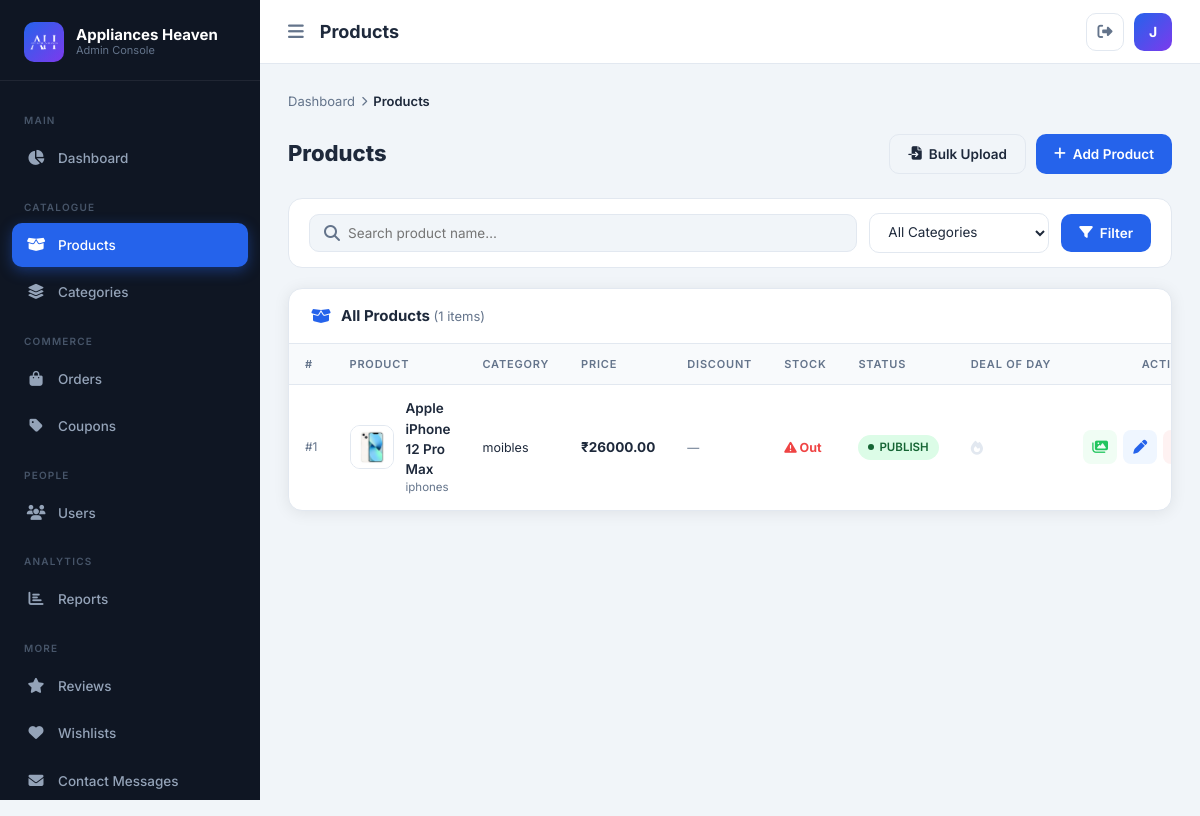
Screenshot of /admin-panel/products/ (signed in) with the database file from the repository.
### store/models.py (models this page shows, shortened)
class Product(models.Model):
    STATUS=(('PUBLISH','PUBLISH'),('DRAFT','DRAFT'))
    unique_id=models.CharField(unique=True, max_length=200,null=True,blank=True)
    name = models.CharField(max_length=100)
    image = models.ImageField(upload_to='news/',max_length=300,null=True,default=None)
    price = models.DecimalField(max_digits=8, decimal_places=2)
    description = models.TextField()
    status=models.CharField(choices=STATUS,max_length=200,default='PUBLISH')
    categories = models.ForeignKey(Categories, on_delete=models.CASCADE,default=2)
    subcategories = models.ForeignKey(SubCategories, on_delete=models.CASCADE,default=2)
    filter_price =models.ForeignKey(Filter_Price, on_delete=models.CASCADE,default=5)
    stock = models.IntegerField(default=0, help_text="Available items in stock")
    created_date = models.DateTimeField(default=timezone.now)
    discount_percentage = models.DecimalField(
        max_digits=5, decimal_places=2, default=0,
        help_text="Discount percentage (0-100). e.g. 30 = 30% OFF"
    )
    is_deal_of_day = models.BooleanField(
        default=False,
        help_text="Mark this product as Deal of the Day"
    )
    offer_expiry = models.DateTimeField(
        null=True, blank=True,
        help_text="Offer expires at this datetime (leave blank = no expiry)"
    )

class SubCategories(models.Model):
    name = models.CharField(max_length=200)  # Add any additional fields you need

class Categories(models.Model):
    name = models.CharField(max_length=200)

### AH/admin_views.py (the view)
# urls.py: path('admin-panel/products/',                admin_views.admin_products,          name='admin_products'),
@admin_required
def admin_products(request):
    query = request.GET.get('q', '')
    category_filter = request.GET.get('category', '')
    products = Product.objects.select_related('categories', 'subcategories').order_by('-id')
    if query:
        products = products.filter(name__icontains=query)
    if category_filter:
        products = products.filter(categories_id=category_filter)
    categories = Categories.objects.all()
    context = {
        'products': products,
        'categories': categories,
        'query': query,
        'category_filter': category_filter,
        'active_page': 'products',
    }
    return render(request, 'custom_admin/products.html', context)

### AH/admin_views.py (called while the page is built)
def admin_required(view_func):
    decorated = login_required(login_url='/admin-panel/login/')(
        user_passes_test(lambda u: u.is_superuser, login_url='/admin-panel/login/')(view_func)
    )
    return decorated

### AH/context_processors.py (called while the page is built)
def wishlist_count(request):
    count = 0
    wishlist_items = []
    if request.user.is_authenticated:
        wishlist_items = Wishlist.objects.filter(user=request.user)
        count = wishlist_items.count()
    return {
        'wishlist_count': count,
        'wishlist_items': wishlist_items,
    }

def categories_processor(request):
    return {
        'all_categories': Categories.objects.all(),
        'all_subcategories': SubCategories.objects.all(),
    }

### templates/custom_admin/products.html (shortened to what this page needs)
{% extends 'custom_admin/base.html' %}
{% block page_title %}Products{% endblock %}
{% block content %}
<div class="ah-breadcrumb">
  <a href="{% url 'admin_dashboard' %}">Dashboard</a>
  <span class="sep"><i class="fas fa-chevron-right"></i></span>
  <span class="current">Products</span>
</div>
<div class="page-header">
  <h1>Products</h1>
  <div style="display:flex;gap:10px;">
    <a href="{% url 'admin_product_bulk_upload' %}" class="btn-ah btn-ah-outline"><i class="fas fa-file-import"></i> Bulk Upload</a>
    <a href="{% url 'admin_product_add' %}" class="btn-ah btn-ah-primary"><i class="fas fa-plus"></i> Add Product</a>
  </div>
</div>
<form method="GET" action="{% url 'admin_products' %}">
  <div class="filter-bar">
    <div class="search-box" style="flex:2;">
      <i class="fas fa-search"></i>
      <input type="text" name="q" value="{{ query }}" placeholder="Search product name…"/>
    </div>
    <select name="category" class="ah-select" style="width:180px;">
      <option value="">All Categories</option>
    </select>
    <button type="submit" class="btn-ah btn-ah-primary"><i class="fas fa-filter"></i> Filter</button>
  </div>
</form>
<div class="ah-card">
  <div class="ah-card-header">
    <i class="fas fa-box-open" style="color:var(--accent);"></i>
    <h2>All Products <span style="color:var(--text-muted);font-weight:400;font-size:13px;">({{ products|length }} items)</span></h2>
  </div>
  <div class="ah-table-wrap">
    <table class="ah-table">
      <thead>
        <tr>
          <th>#</th>
          <th>Product</th>
          <th>Category</th>
          <th>Price</th>
          <th>Discount</th>
          <th>Stock</th>
          <th>Status</th>
          <th>Deal of Day</th>
          <th style="text-align:right;">Actions</th>
        </tr>
      </thead>
      <tbody>
        {% for prod in products %}
        <tr>
          <td style="color:var(--text-muted);font-size:12px;">#{{ prod.id }}</td>
          <td>
            <div style="display:flex;align-items:center;gap:12px;">
              {% if prod.image %}
              <img src="{{ prod.image.url }}" class="prod-thumb" alt="{{ prod.name }}">
              {% elif prod.images_set.all %}
              <img src="{{ prod.images_set.first.image.url }}" class="prod-thumb" alt="{{ prod.name }}">
              {% else %}
              <div style="width:44px;height:44px;border-radius:10px;background:linear-gradient(135deg,#2563eb,#7c3aed);display:flex;align-items:center;justify-content:center;color:#fff;font-size:16px;flex-shrink:0;"><i class="fas fa-image"></i></div>
              {% endif %}
              <div>
                <div style="font-weight:600;font-size:13.5px;">{{ prod.name|truncatechars:30 }}</div>
                <div style="font-size:11.5px;color:var(--text-muted);">{{ prod.subcategories.name }}</div>
              </div>
            </div>
          </td>
          <td><span style="font-size:12.5px;">{{ prod.categories.name }}</span></td>
          <td><strong>₹{{ prod.price }}</strong></td>
          <td>
            {% if prod.discount_percentage > 0 %}
            <span style="background:#fef3c7;color:#92400e;border-radius:6px;padding:3px 8px;font-size:12px;font-weight:600;">{{ prod.discount_percentage }}% OFF</span>
            {% else %}
            <span style="color:var(--text-muted);font-size:12px;">—</span>
            {% endif %}
          </td>
          <td>
            {% if prod.stock == 0 %}
            <span style="color:#ef4444;font-weight:700;font-size:12.5px;"><i class="fas fa-exclamation-triangle"></i> Out</span>
            {% elif prod.stock <= 5 %}
            <span style="color:#f59e0b;font-weight:700;font-size:12.5px;"><i class="fas fa-exclamation-circle"></i> {{ prod.stock }} Low</span>
            {% else %}
            <span style="color:#10b981;font-weight:600;font-size:12.5px;">{{ prod.stock }}</span>
            {% endif %}
          </td>
          <td><span class="badge-status badge-{{ prod.status|lower }}">{{ prod.status }}</span></td>
          <td>
            {% if prod.is_deal_of_day %}
            <span style="color:#f59e0b;font-size:14px;" title="Deal of the Day"><i class="fas fa-fire"></i></span>
            {% else %}
            <span style="color:#e2e8f0;font-size:14px;"><i class="fas fa-fire"></i></span>
            {% endif %}
          </td>
          <td>
            <div style="display:flex;gap:6px;justify-content:flex-end;">
              <a href="{% url 'admin_product_images' prod.id %}" class="btn-icon btn-icon-view" title="Manage Images"><i class="fas fa-images"></i></a>
              <a href="{% url 'admin_product_edit' prod.id %}" class="btn-icon btn-icon-edit" title="Edit"><i class="fas fa-pen"></i></a>
              <button onclick="confirmDelete('{% url 'admin_product_delete' prod.id %}','Delete product &quot;{{ prod.name }}&quot;?')" class="btn-icon btn-icon-delete" title="Delete"></button>
            </div>
          </td>
        </tr>
        {% endfor %}
      </tbody>
    </table>
  </div>
</div>
{% endblock %}

### templates/custom_admin/base.html (shortened to what this page needs)
{% load static %}
<!DOCTYPE html>
<html lang="en">
<head>
  <link rel="stylesheet" href="https://cdnjs.cloudflare.com/ajax/libs/bootstrap/5.3.2/css/bootstrap.min.css"/>
  <link rel="stylesheet" href="https://cdnjs.cloudflare.com/ajax/libs/font-awesome/6.5.1/css/all.min.css"/>
  <link rel="stylesheet" href="{% static 'assets/css/admin.css' %}">
</head>
<body>
<aside class="ah-sidebar" id="ahSidebar">
  <div class="sidebar-brand">
    <div class="brand-icon" style="padding: 6px;"><img src="{% static 'assets/images/1.PNG' %}" style="width: 100%; height: 100%; object-fit: contain; filter: brightness(0) invert(1);"></div>
    <div class="brand-text">
      <div class="brand-title">Appliances Heaven</div>
      <div class="brand-sub">Admin Console</div>
    </div>
  </div>
  <nav class="sidebar-nav">
    <div class="nav-section-title">Main</div>
    <a href="{% url 'admin_dashboard' %}" class="ah-nav-link {% if active_page == 'dashboard' %}active{% endif %}">
      <span class="nav-icon"><i class="fas fa-chart-pie"></i></span> Dashboard
    </a>
    <div class="nav-section-title">Catalogue</div>
    <a href="{% url 'admin_products' %}" class="ah-nav-link {% if active_page == 'products' %}active{% endif %}">
      <span class="nav-icon"><i class="fas fa-box-open"></i></span> Products
    </a>
    <a href="{% url 'admin_categories' %}" class="ah-nav-link {% if active_page == 'categories' %}active{% endif %}">
      <span class="nav-icon"><i class="fas fa-layer-group"></i></span> Categories
    </a>
    <div class="nav-section-title">Commerce</div>
    <a href="{% url 'admin_orders' %}" class="ah-nav-link {% if active_page == 'orders' %}active{% endif %}">
      <span class="nav-icon"><i class="fas fa-shopping-bag"></i></span> Orders
    </a>
    <a href="{% url 'admin_coupons' %}" class="ah-nav-link {% if active_page == 'coupons' %}active{% endif %}">
      <span class="nav-icon"><i class="fas fa-tag"></i></span> Coupons
    </a>
    <div class="nav-section-title">People</div>
    <a href="{% url 'admin_users' %}" class="ah-nav-link {% if active_page == 'users' %}active{% endif %}">
      <span class="nav-icon"><i class="fas fa-users"></i></span> Users
    </a>
    <div class="nav-section-title">Analytics</div>
    <a href="{% url 'admin_reports' %}" class="ah-nav-link {% if active_page == 'reports' %}active{% endif %}">
      <span class="nav-icon"><i class="fas fa-chart-bar"></i></span> Reports
    </a>
    <div class="nav-section-title">More</div>
    <a href="{% url 'admin_reviews' %}" class="ah-nav-link {% if active_page == 'reviews' %}active{% endif %}">
      <span class="nav-icon"><i class="fas fa-star"></i></span> Reviews
    </a>
    <a href="{% url 'admin_wishlists' %}" class="ah-nav-link {% if active_page == 'wishlists' %}active{% endif %}">
      <span class="nav-icon"><i class="fas fa-heart"></i></span> Wishlists
    </a>
    <a href="{% url 'admin_contacts' %}" class="ah-nav-link {% if active_page == 'contacts' %}active{% endif %}">
      <span class="nav-icon"><i class="fas fa-envelope"></i></span> Contact Messages
    </a>
  </nav>
</aside>
<header class="ah-topbar">
  <button onclick="toggleSidebar()" style="background:none;border:none;font-size:18px;cursor:pointer;color:var(--text-muted);display:flex;align-items:center;">
    <i class="fas fa-bars"></i>
  </button>
  <div class="topbar-title">{% block page_title %}Dashboard{% endblock %}</div>
  <div class="topbar-actions">
    <a href="{% url 'admin_logout' %}" class="topbar-btn" title="Logout" style="text-decoration:none;">
      <i class="fas fa-sign-out-alt"></i>
    </a>
    <div class="topbar-avatar">{{ request.user.username|slice:":1"|upper }}</div>
  </div>
</header>
<main class="ah-main">
  {% block content %}{% endblock %}
</main>
</body>
</html>

### rows the page displays
Product: id "1", image (picture), name "Apple iPhone 12 Pro Max", subcategories.name "iphones", categories.name "moibles", price "26000.00", stock 0 (drawn), status "PUBLISH", is_deal_of_day False (drawn)

### other values shown
{{ request.user.username|slice:":1"|upper }} "J"
{{ products|length }} "1"
